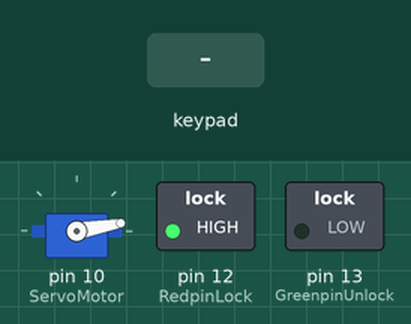
This sketch was run on a simulated Arduino Uno, built with avr-gcc and run on an emulated ATmega328P. Parts: servo, switched loads named in the sketch (green lamp = pin HIGH). The test bench sets the inputs (shaded band).

Above: at 1.2 s.
1.3 s: keypad keys 1 2 3 pressed 0.4 s apart
At 2.9 s:
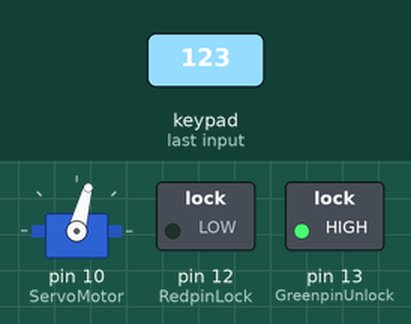
4.0 s: key '*' pressed
At 4.6 s:
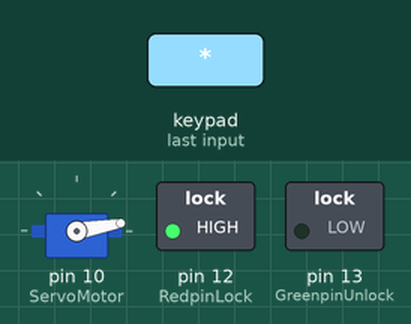
Timing chart, 0 to 7.0 s (numbered marks = the images above; inputs shaded):
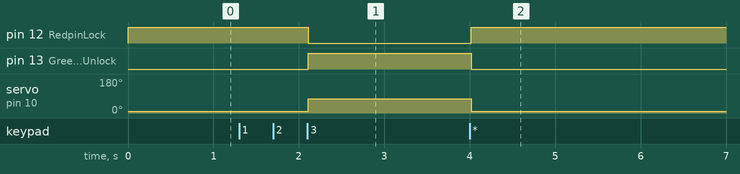

Measured:
- after the input at 1.3 s, pin 12 (RedpinLock): HIGH → LOW after 0.81 s; pin 13 (GreenpinUnlock): LOW → HIGH after 0.81 s; servo on pin 10 (ServoMotor): 10° → 75° after 0.81 s
- after the input at 4.0 s, pin 12 (RedpinLock): LOW → HIGH at once; pin 13 (GreenpinUnlock): HIGH → LOW at once; servo on pin 10 (ServoMotor): 75° → 10° at once

The sketch:

Servo_Keypad2.ino
```cpp
#include <Servo.h>
#include <Keypad.h>

Servo ServoMotor;
char*   password = "123";  // change the password here, just pick any 3 numbers
int   position = 0;
const byte ROWS = 4;
const byte COLS = 4;
char keys[ROWS][COLS]   = {
{'1','2','3','A'},
{'4','5','6','B'},
{'7','8','9','C'},
{'*','0','#','D'}
};

byte   rowPins[ROWS] = { 8, 7, 6, 9 };
byte colPins[COLS] = { 5, 4, 3, 2 };
Keypad   keypad = Keypad( makeKeymap(keys), rowPins, colPins, ROWS, COLS );
int RedpinLock   = 12;
int GreenpinUnlock = 13;

void setup()
{
pinMode(RedpinLock,   OUTPUT);
pinMode(GreenpinUnlock, OUTPUT);
ServoMotor.attach(10);
LockedPosition(true);
}

void   loop()
{
char key = keypad.getKey();
if (key == '*' || key == '#')
{
position   = 0;
LockedPosition(true);
}
if (key == password[position])
{
position   ++;
}
if (position == 3)
{
LockedPosition(false);
}
delay(100);
}
void   LockedPosition(int locked)
{
if (locked)
{
digitalWrite(RedpinLock,   HIGH);
digitalWrite(GreenpinUnlock, LOW);
ServoMotor.write(10);
}
else
{
digitalWrite(RedpinLock,   LOW);
digitalWrite(GreenpinUnlock, HIGH);
ServoMotor.write(75);
}
}
```
